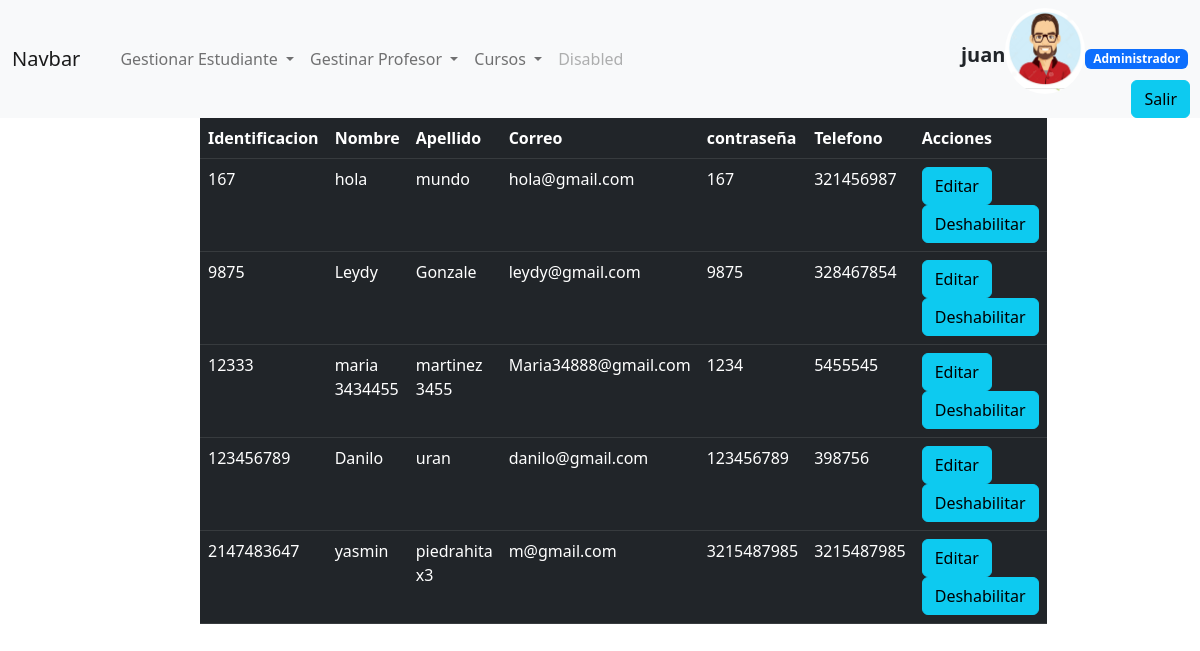
/ver_estudiante.php (signed in), run on the app's committed database.
### tables this page shows
CREATE TABLE `estudiante` (
  `id_estudiante` int(20) NOT NULL,
  `nombre` varchar(50) NOT NULL,
  `apellido` varchar(50) NOT NULL,
  `correo` varchar(50) NOT NULL,
  `contrasena` varchar(50) NOT NULL,
  `telefono` varchar(20) NOT NULL,
  `estado` varchar(1) NOT NULL,
  `sexo` varchar(50) NOT NULL
);

### ver_estudiante.php (the view, shortened to what this page needs)
<?php session_start();
if ($_SESSION['usuario']) {
  if ($_SESSION['rol'] == "0" || $_SESSION['rol'] == "2") {
?>
    <!DOCTYPE html>
    <html lang="en">
    <head>
      <link href="https://cdn.jsdelivr.net/npm/bootstrap@5.2.1/dist/css/bootstrap.min.css" rel="stylesheet">
    </head>
    <body>
      <nav class="navbar navbar-expand-lg navbar-light bg-light ">
        <div class="container-fluid">
          <a class="navbar-brand" href="#">Navbar</a>
          <div class="collapse navbar-collapse" id="navbarSupportedContent">
            <ul class="navbar-nav me-auto mb-2 mb-lg-0">
              <li class="nav-item">
                <a class="nav-link active" aria-current="page" href="#"></a>
              </li>
              <li class="nav-item dropdown">
                <a class="nav-link dropdown-toggle" href="#" id="navbarDropdown" role="button" data-bs-toggle="dropdown" aria-expanded="false">
                  Gestionar Estudiante
                </a>
              </li>
              <li class="nav-item dropdown">
                <a class="nav-link dropdown-toggle" href="#" id="navbarDropdown" role="button" data-bs-toggle="dropdown" aria-expanded="false">
                  Gestinar Profesor
                </a>
              </li>
              <li class="nav-item dropdown">
                <a class="nav-link dropdown-toggle" href="#" id="navbarDropdown" role="button" data-bs-toggle="dropdown" aria-expanded="false">
                  Cursos
                </a>
              </li>
              <li class="nav-item">
                <a class="nav-link disabled" href="#" tabindex="-1" aria-disabled="true">Disabled</a>
              </li>
            </ul>
            <h5 class="mb-2"><strong><?php echo $_SESSION['nombre'] . "  "; ?></strong></h5>
            <img src="images/avatar.jpg" class="rounded-circle mb-3" style="width: 80px;" alt="Avatar" />
            <br>
            <span class="badge bg-primary"><?php
                                            if ($_SESSION['rol'] == "0") {
                                              echo " Administrador";
                                            } elseif ($_SESSION['rol'] == "1") {
                                              echo " Estudiante";
                                            } else {
                                              echo " Profesor";
                                            }
                                            ?></span></p>
          </div>
        </div>
      </nav>
      <div class="boton">
        <a class="btn btn-info" href="salir.php">Salir</a>
      </div>
      <center>
        <div class="col-sm-8">
          <table class="table table-dark">
            <thead>
              <tr>
                <th scope="col">Identificacion</th>
                <th scope="col">Nombre</th>
                <th scope="col">Apellido</th>
                <th scope="col">Correo</th>
                <th scope="col">contraseña</th>
                <th scope="col">Telefono</th>
                <th scope="col">Acciones</th>
              </tr>
            </thead>
            <tbody>
              <?php
              include("conexion.php");
              $query = "SELECT * FROM estudiante";
              $consulta = mysqli_query($conexion, $query);
              while ($row = $consulta->fetch_assoc()) { ?>
                <tr>
                  <td><?php echo $row['id_estudiante'];  ?></td>
                  <td><?php echo $row['nombre'];  ?></td>
                  <td><?php echo $row['apellido'];  ?></td>
                  <td><?php echo $row['correo'];  ?></td>
                  <td><?php echo $row['contrasena'];  ?></td>
                  <td><?php echo $row['telefono'];  ?></td>
                  <td><a class="btn btn-info" href="modificar_estudiante.php?id_estudiante=<?php echo $row['id_estudiante']; ?>" onclick="return confirmacionModificar()">Editar</a>
                    <?php
                    if ($row['estado'] == '1') {
                    ?>
                    <a class="btn btn-info" href="pro_deshabilitar_estudiante.php?cedula=<?php echo $row['id_estudiante']; ?>" onclick="return confirmacionModificar()">Deshabilitar</a>
                    <?php
                    } else {
                    ?>
                      <a class="btn btn-info" href="pro_habilitar_estudiante.php?cedula=<?php echo $row['id_estudiante']; ?>" onclick="return confirmacionModificar()">Habilitar</a>
                    <?php
                    }
                    ?>
                  </td>
                </tr>
              <?php
              }
              ?>
            </tbody>
          </table>
        </div>
      </center>
    </body>
    </html>
<?php
  } else {
    header("Location: index.php");
  }
} else {
  header("Location: index.php");
}
?>

### ver_estudiante.php (style rules this page uses)
.boton { position: absolute; right: 10px; top: 80px; }

### data on the page
estudiante: id_estudiante "167", nombre "hola", apellido "mundo", correo "hola@gmail.com", contrasena "167", telefono "321456987"
estudiante: id_estudiante "9875", nombre "Leydy", apellido "Gonzale", correo "leydy@gmail.com", contrasena "9875", telefono "328467854"
estudiante: id_estudiante "12333", nombre "maria 3434455", apellido "martinez 3455", correo "Maria34888@gmail.com", contrasena "1234", telefono "5455545"
estudiante: id_estudiante "123456789", nombre "Danilo", apellido "uran", correo "danilo@gmail.com", contrasena "123456789", telefono "398756"
estudiante: id_estudiante "2147483647", nombre "yasmin", apellido "piedrahita x3", correo "m@gmail.com", contrasena "3215487985", telefono "3215487985"

### other printed values
$_SESSION['nombre'] "juan"
